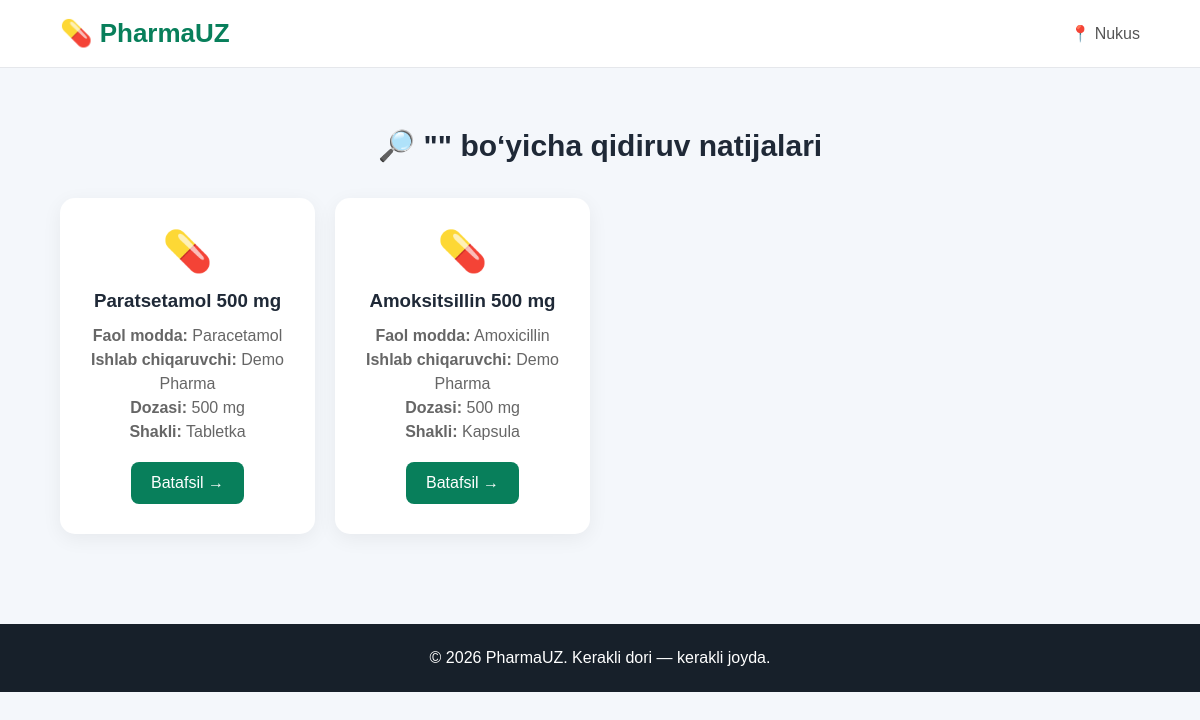
Screenshot of /search with the database file from the repository.
### tables this page shows
CREATE TABLE medicines (
            id INTEGER PRIMARY KEY AUTOINCREMENT,
            name TEXT NOT NULL,
            active_ingredient TEXT,
            manufacturer TEXT,
            dosage TEXT,
            form TEXT,
            prescription_required INTEGER DEFAULT 0
        );

### PharmaUZ.py (the view)
@app.route("/search")
def search():
    query = request.args.get("q", "").strip()
    conn = get_db()
    medicines = conn.execute("""
        SELECT *
        FROM medicines
        WHERE name LIKE ?
           OR active_ingredient LIKE ?
    """, (
        f"%{query}%",
        f"%{query}%"
    )).fetchall()
    conn.close()
    return render_template(
        "search.html",
        medicines=medicines,
        query=query
    )

### PharmaUZ.py (called while the page is built)
def get_db():
    conn = sqlite3.connect(DATABASE)
    conn.row_factory = sqlite3.Row
    return conn

### templates/search.html (shortened to what this page needs)
<!DOCTYPE html>
<html lang="uz">
<head>
    <link rel="stylesheet"
          href="{{ url_for('static', filename='style.css') }}">
</head>
<body>
<header class="header">
    <div class="container">
        <div class="logo">
            💊 PharmaUZ
        </div>
        <div class="location">
            📍 Nukus
        </div>
    </div>
</header>
<main>
<section class="features">
    <div class="container">
        <h2>
            🔎 "{{ query }}" bo‘yicha qidiruv natijalari
        </h2>
        {% if medicines %}
            <div class="feature-grid">
                {% for medicine in medicines %}
                    <div class="feature-card">
                        <div class="icon">💊</div>
                        <h3>
                            {{ medicine["name"] }}
                        </h3>
                        <p>
                            <b>Faol modda:</b>
                            {{ medicine["active_ingredient"] }}
                        </p>
                        <p>
                            <b>Ishlab chiqaruvchi:</b>
                            {{ medicine["manufacturer"] }}
                        </p>
                        <p>
                            <b>Dozasi:</b>
                            {{ medicine["dosage"] }}
                        </p>
                        <p>
                            <b>Shakli:</b>
                            {{ medicine["form"] }}
                        </p>
                        <br>
                        <a href="/medicine/{{ medicine['id'] }}"
                           style="
                           display:inline-block;
                           padding:12px 20px;
                           background:#087f5b;
                           color:white;
                           text-decoration:none;
                           border-radius:8px;
                           ">
                            Batafsil →
                        </a>
                    </div>
                {% endfor %}
            </div>
        {% endif %}
    </div>
</section>
</main>
<footer>
    <p>
        © 2026 PharmaUZ.
        Kerakli dori — kerakli joyda.
    </p>
</footer>
</body>
</html>

### static/style.css (style rules this page uses)
* { margin: 0; padding: 0; box-sizing: border-box; }
body { font-family: Arial, sans-serif; background: #f4f7fb; color: #1f2937; }
.container { width: 90%; max-width: 1100px; margin: auto; }
.header { background: white; border-bottom: 1px solid #e5e7eb; padding: 18px 0; }
.header .container { display: flex; justify-content: space-between; align-items: center; }
.logo { font-size: 26px; font-weight: bold; color: #087f5b; }
.location { font-size: 16px; color: #555; }
.features { padding: 60px 0; }
.features h2 { text-align: center; margin-bottom: 35px; font-size: 30px; }
.feature-grid { display: grid; grid-template-columns: repeat(4, 1fr); gap: 20px; }
.feature-card { background: white; padding: 30px 20px; border-radius: 15px; text-align: center; box-shadow: 0 5px 20px rgba(0, 0, 0, 0.06); }
.feature-card .icon { font-size: 40px; margin-bottom: 15px; }
.feature-card h3 { margin-bottom: 12px; }
.feature-card p { color: #666; line-height: 1.5; }
footer { background: #17202a; color: white; text-align: center; padding: 25px; margin-top: 30px; }

### rows the page displays
medicines: name "Paratsetamol 500 mg", active_ingredient "Paracetamol", manufacturer "Demo Pharma", dosage "500 mg", form "Tabletka"
medicines: name "Amoksitsillin 500 mg", active_ingredient "Amoxicillin", manufacturer "Demo Pharma", dosage "500 mg", form "Kapsula"
